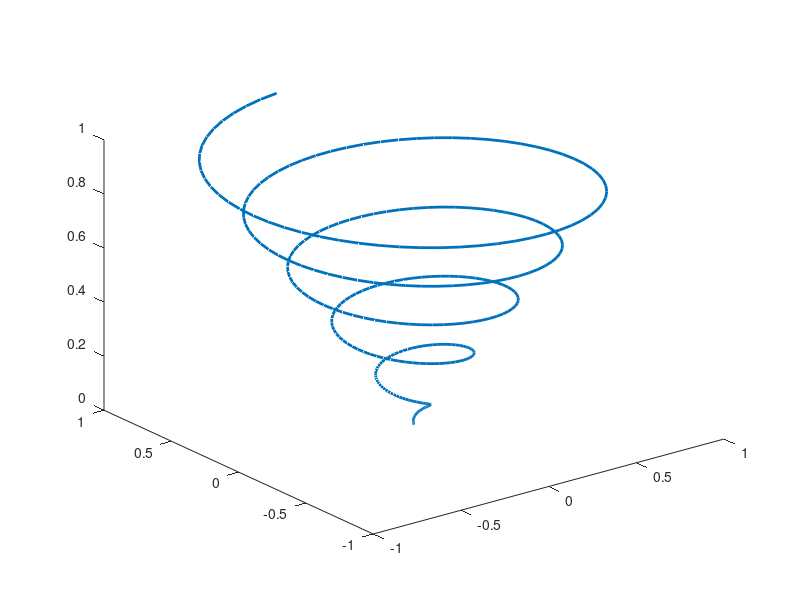

Write the MATLAB code that produced this figure.
function spiral3d()

	t = 0:0.1:10*pi;
	r = linspace (0, 1, length(t));
	z = linspace (0, 1, length(t));
	plot3 (r.*sin(t), r.*cos(t), z, 'linewidth',2);


end
